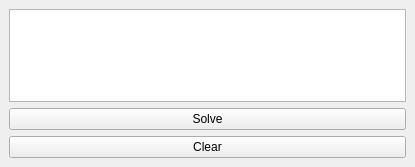
<?xml version="1.0" encoding="UTF-8"?>
<ui version="4.0">
 <class>MainWindow</class>
 <widget class="QMainWindow" name="MainWindow">
  <property name="geometry">
   <rect>
    <x>0</x>
    <y>0</y>
    <width>415</width>
    <height>167</height>
   </rect>
  </property>
  <property name="windowTitle">
   <string>MainWindow</string>
  </property>
  <widget class="QWidget" name="centralwidget">
   <layout class="QVBoxLayout" name="verticalLayout">
    <item>
     <widget class="QTextEdit" name="text"/>
    </item>
    <item>
     <widget class="QPushButton" name="solveButton">
      <property name="text">
       <string>Solve</string>
      </property>
     </widget>
    </item>
    <item>
     <widget class="QPushButton" name="clearButton">
      <property name="text">
       <string>Clear</string>
      </property>
     </widget>
    </item>
   </layout>
  </widget>
 </widget>
 <resources/>
 <connections/>
</ui>
